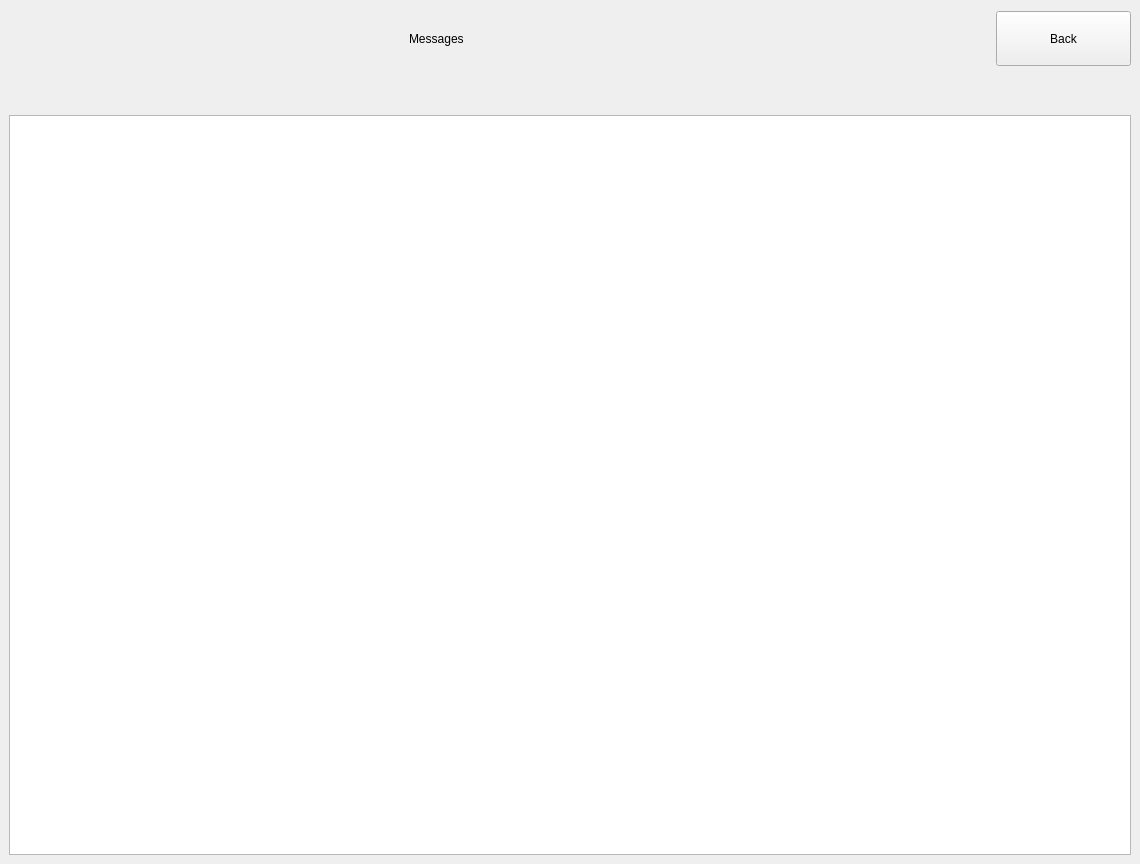
<?xml version="1.0" encoding="UTF-8"?>
<ui version="4.0">
 <class>MainWindow</class>
 <widget class="QMainWindow" name="MainWindow">
  <property name="geometry">
   <rect>
    <x>0</x>
    <y>0</y>
    <width>1140</width>
    <height>864</height>
   </rect>
  </property>
  <property name="minimumSize">
   <size>
    <width>1140</width>
    <height>864</height>
   </size>
  </property>
  <property name="maximumSize">
   <size>
    <width>1920</width>
    <height>1080</height>
   </size>
  </property>
  <property name="windowTitle">
   <string>MainWindow</string>
  </property>
  <widget class="QWidget" name="centralwidget">
   <layout class="QVBoxLayout" name="verticalLayout">
    <item>
     <layout class="QHBoxLayout" name="horizontalLayout_2">
      <property name="leftMargin">
       <number>110</number>
      </property>
      <property name="topMargin">
       <number>0</number>
      </property>
      <property name="rightMargin">
       <number>0</number>
      </property>
      <item>
       <spacer name="horizontalSpacer">
        <property name="orientation">
         <enum>Qt::Orientation::Horizontal</enum>
        </property>
        <property name="sizeHint" stdset="0">
         <size>
          <width>40</width>
          <height>20</height>
         </size>
        </property>
       </spacer>
      </item>
      <item>
       <widget class="QLabel" name="Messages">
        <property name="sizePolicy">
         <sizepolicy hsizetype="Expanding" vsizetype="Maximum">
          <horstretch>0</horstretch>
          <verstretch>0</verstretch>
         </sizepolicy>
        </property>
        <property name="minimumSize">
         <size>
          <width>250</width>
          <height>60</height>
         </size>
        </property>
        <property name="maximumSize">
         <size>
          <width>425</width>
          <height>70</height>
         </size>
        </property>
        <property name="text">
         <string>Messages</string>
        </property>
       </widget>
      </item>
      <item>
       <spacer name="horizontalSpacer_2">
        <property name="orientation">
         <enum>Qt::Orientation::Horizontal</enum>
        </property>
        <property name="sizeType">
         <enum>QSizePolicy::Policy::Expanding</enum>
        </property>
        <property name="sizeHint" stdset="0">
         <size>
          <width>200</width>
          <height>20</height>
         </size>
        </property>
       </spacer>
      </item>
      <item>
       <widget class="QPushButton" name="Back_Button">
        <property name="sizePolicy">
         <sizepolicy hsizetype="Expanding" vsizetype="Ignored">
          <horstretch>0</horstretch>
          <verstretch>0</verstretch>
         </sizepolicy>
        </property>
        <property name="minimumSize">
         <size>
          <width>80</width>
          <height>40</height>
         </size>
        </property>
        <property name="maximumSize">
         <size>
          <width>135</width>
          <height>55</height>
         </size>
        </property>
        <property name="text">
         <string>Back</string>
        </property>
       </widget>
      </item>
     </layout>
    </item>
    <item>
     <spacer name="verticalSpacer">
      <property name="orientation">
       <enum>Qt::Orientation::Vertical</enum>
      </property>
      <property name="sizeType">
       <enum>QSizePolicy::Policy::Maximum</enum>
      </property>
      <property name="sizeHint" stdset="0">
       <size>
        <width>20</width>
        <height>40</height>
       </size>
      </property>
     </spacer>
    </item>
    <item>
     <widget class="QListWidget" name="messagesList"/>
    </item>
   </layout>
  </widget>
 </widget>
 <resources/>
 <connections/>
</ui>
